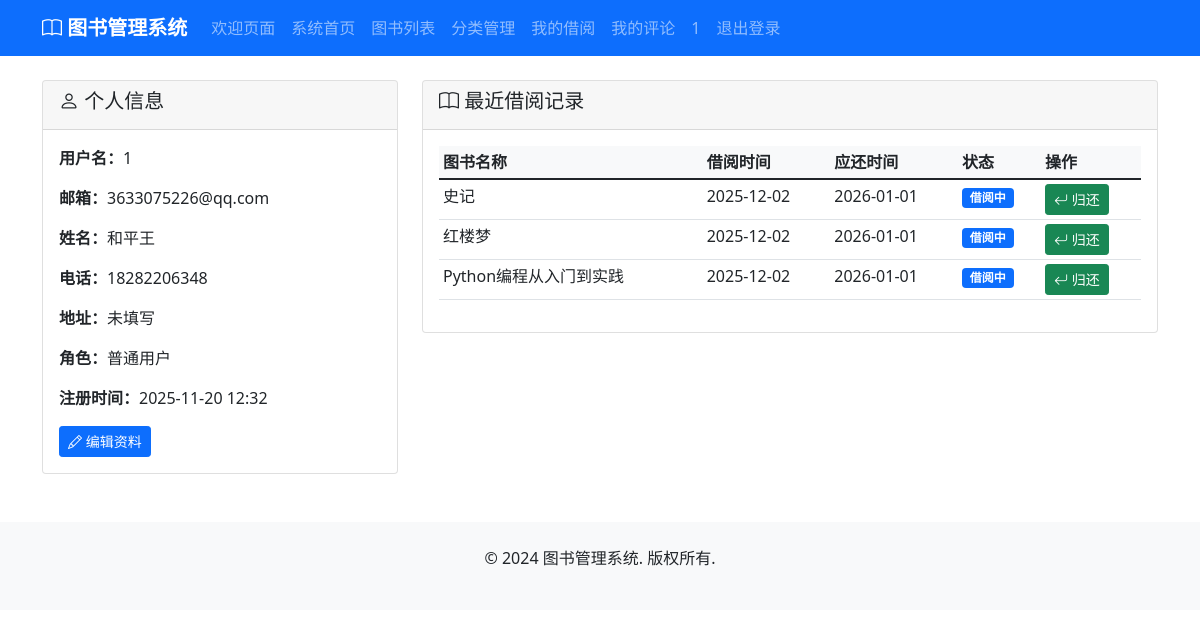
The app's page /accounts/profile/ (signed in) with its own data.
### accounts/models.py (models this page shows, shortened)
class CustomUser(AbstractUser):
    ROLE_CHOICES = [
        ('admin', '管理员'),
        ('user', '普通用户'),
    ]
    role = models.CharField(max_length=10, choices=ROLE_CHOICES, default='user', verbose_name='角色')
    phone = models.CharField(max_length=20, blank=True, null=True, verbose_name='电话')
    address = models.TextField(blank=True, null=True, verbose_name='地址')
    birth_date = models.DateField(blank=True, null=True, verbose_name='出生日期')
    created_at = models.DateTimeField(auto_now_add=True, verbose_name='创建时间')
    updated_at = models.DateTimeField(auto_now=True, verbose_name='更新时间')
    class Meta:
        verbose_name = '用户'
        verbose_name_plural = '用户'
    @property
    def is_admin(self):
        return self.role == 'admin'

### borrowing/models.py (models this page shows, shortened)
class BorrowRecord(models.Model):
    STATUS_CHOICES = [
        ('borrowed', '借阅中'),
        ('returned', '已归还'),
        ('overdue', '逾期'),
    ]
    user = models.ForeignKey(User, on_delete=models.CASCADE, verbose_name='借阅用户')
    book = models.ForeignKey(Book, on_delete=models.CASCADE, verbose_name='借阅图书')
    borrow_date = models.DateTimeField(auto_now_add=True, verbose_name='借阅时间')
    due_date = models.DateTimeField(verbose_name='应还时间')
    return_date = models.DateTimeField(null=True, blank=True, verbose_name='归还时间')
    status = models.CharField(max_length=20, choices=STATUS_CHOICES, default='borrowed', verbose_name='状态')
    notes = models.TextField(blank=True, null=True, verbose_name='备注')
    created_at = models.DateTimeField(auto_now_add=True, verbose_name='创建时间')
    updated_at = models.DateTimeField(auto_now=True, verbose_name='更新时间')
    class Meta:
        verbose_name = '借阅记录'
        verbose_name_plural = '借阅记录'
        ordering = ['-borrow_date']
    @property
    def is_overdue(self):
        from django.utils import timezone
        return self.status == 'borrowed' and timezone.now() > self.due_date

### books/models.py (models this page shows, shortened)
class Book(models.Model):
    STATUS_CHOICES = [
        ('available', '可借阅'),
        ('borrowed', '已借出'),
        ('maintenance', '维护中'),
        ('lost', '丢失'),
    ]
    title = models.CharField(max_length=200, verbose_name='书名')
    author = models.CharField(max_length=100, verbose_name='作者')
    isbn = models.CharField(max_length=20, unique=True, verbose_name='ISBN')
    publisher = models.CharField(max_length=100, blank=True, null=True, verbose_name='出版社')
    publication_date = models.DateField(blank=True, null=True, verbose_name='出版日期')
    category = models.ForeignKey(Category, on_delete=models.SET_NULL, null=True, verbose_name='分类')
    description = models.TextField(blank=True, null=True, verbose_name='描述')
    cover_image = models.ImageField(upload_to='book_covers/', blank=True, null=True, verbose_name='封面图片')
    total_copies = models.PositiveIntegerField(default=1, verbose_name='总册数')
    available_copies = models.PositiveIntegerField(default=1, verbose_name='可借册数')
    location = models.CharField(max_length=50, blank=True, null=True, verbose_name='书架位置')
    status = models.CharField(max_length=20, choices=STATUS_CHOICES, default='available', verbose_name='状态')
    created_at = models.DateTimeField(auto_now_add=True, verbose_name='创建时间')
    updated_at = models.DateTimeField(auto_now=True, verbose_name='更新时间')
    class Meta:
        verbose_name = '图书'
        verbose_name_plural = '图书'

### accounts/views.py (the view)
# urls.py: path('profile/', views.profile, name='profile'),
@login_required
def profile(request):
    borrow_records = BorrowRecord.objects.filter(user=request.user).order_by('-borrow_date')[:10]
    return render(request, 'accounts/profile.html', {
        'borrow_records': borrow_records
    })

### templates/accounts/profile.html (shortened to what this page needs)
{% extends 'base.html' %}
{% block content %}
<div class="row">
    <div class="col-md-4">
        <div class="card">
            <div class="card-header">
                <h5><i class="bi bi-person"></i> 个人信息</h5>
            </div>
            <div class="card-body">
                <p><strong>用户名：</strong>{{ user.username }}</p>
                <p><strong>邮箱：</strong>{{ user.email }}</p>
                <p><strong>姓名：</strong>{{ user.first_name }}{{ user.last_name }}</p>
                <p><strong>电话：</strong>{{ user.phone|default:"未填写" }}</p>
                <p><strong>地址：</strong>{{ user.address|default:"未填写" }}</p>
                <p><strong>角色：</strong>{{ user.get_role_display }}</p>
                <p><strong>注册时间：</strong>{{ user.date_joined|date:"Y-m-d H:i" }}</p>
                <a href="{% url 'accounts:edit_profile' %}" class="btn btn-primary btn-sm">
                    <i class="bi bi-pencil"></i> 编辑资料
                </a>
            </div>
        </div>
    </div>
    <div class="col-md-8">
        <div class="card">
            <div class="card-header">
                <h5><i class="bi bi-book"></i> 最近借阅记录</h5>
            </div>
            <div class="card-body">
                {% if borrow_records %}
                    <div class="table-responsive">
                        <table class="table table-sm">
                            <thead>
                                <tr>
                                    <th>图书名称</th>
                                    <th>借阅时间</th>
                                    <th>应还时间</th>
                                    <th>状态</th>
                                    <th>操作</th>
                                </tr>
                            </thead>
                            <tbody>
                                {% for record in borrow_records %}
                                    <tr>
                                        <td>{{ record.book.title }}</td>
                                        <td>{{ record.borrow_date|date:"Y-m-d" }}</td>
                                        <td>{{ record.due_date|date:"Y-m-d" }}</td>
                                        <td>
                                            <span class="badge
                                                {% if record.status == 'returned' %}bg-success
                                                {% elif record.is_overdue %}bg-danger
                                                {% else %}bg-primary{% endif %}">
                                                {{ record.get_status_display }}
                                            </span>
                                        </td>
                                        <td>
                                            {% if record.status == 'borrowed' %}
                                                <a href="{% url 'borrowing:return_book' record.id %}"
                                                   class="btn btn-success btn-sm">
                                                    <i class="bi bi-arrow-return-left"></i> 归还
                                                </a>
                                            {% endif %}
                                        </td>
                                    </tr>
                                {% endfor %}
                            </tbody>
                        </table>
                    </div>
                {% else %}
                    <p class="text-muted">暂无借阅记录</p>
                {% endif %}
            </div>
        </div>
    </div>
</div>
{% endblock %}

### templates/base.html (shortened to what this page needs)
<!DOCTYPE html>
<html lang="zh-hans">
<head>
    <link href="https://cdn.jsdelivr.net/npm/bootstrap@5.1.3/dist/css/bootstrap.min.css" rel="stylesheet">
    <link href="https://cdn.jsdelivr.net/npm/bootstrap-icons@1.7.2/font/bootstrap-icons.css" rel="stylesheet">
    {% load static %}
    <link rel="stylesheet" href="{% static 'css/style.css' %}">
</head>
<body>
    <nav class="navbar navbar-expand-lg navbar-dark bg-primary">
        <div class="container">
            <a class="navbar-brand" href="{% url 'welcome' %}">
                <i class="bi bi-book"></i> 图书管理系统
            </a>
            <div class="collapse navbar-collapse" id="navbarNav">
                <ul class="navbar-nav">
                    <li class="nav-item active">
                        <a class="nav-link" href="{% url 'welcome' %}">欢迎页面</a>
                    </li>
                    {% if user.is_authenticated %}
                    <li class="nav-item">
                        <a class="nav-link" href="{% url 'home' %}">系统首页</a>
                    </li>
                    {% endif %}
                    <li class="nav-item">
                        <a class="nav-link" href="{% url 'books:book_list' %}">图书列表</a>
                    </li>
                    <li class="nav-item">
                        <a class="nav-link" href="{% url 'categories:category_list' %}">分类管理</a>
                    </li>
                    {% if user.is_authenticated %}
                    <li class="nav-item">
                        <a class="nav-link" href="{% url 'borrowing:my_records' %}">我的借阅</a>
                    </li>
                    <li class="nav-item">
                        <a class="nav-link" href="{% url 'reviews:my_reviews' %}">我的评论</a>
                    </li>
                    {% endif %}
                </ul>
                <ul class="navbar-nav ml-auto">
                    {% if user.is_authenticated %}
                    <li class="nav-item">
                        <span class="nav-link">{{ user.username }}</span>
                    </li>
                    <li class="nav-item">
                        <a class="nav-link" href="{% url 'accounts:logout' %}">退出登录</a>
                    </li>
                    {% endif %}
                </ul>
            </div>
        </div>
    </nav>
    <main class="container mt-4">
        {% block content %}
        {% endblock %}
    </main>
    <footer class="bg-light mt-5 py-4">
        <div class="container text-center">
            <p>&copy; 2024 图书管理系统. 版权所有.</p>
        </div>
    </footer>
</body>
</html>

### static/css/style.css (style rules this page uses)
.navbar-brand { font-weight: bold; }
.table th { background-color: #f8f9fa; }

### records on screen
CustomUser: username "1", email "3633075226@qq.com", first_name "和平", last_name "王", phone "18282206348", address "未填写", role "普通用户", date_joined "2025-11-20 12:32"
BorrowRecord: book "史记", borrow_date "2025-12-02", due_date "2026-01-01", status "借阅中", shows "归还"
BorrowRecord: book "红楼梦", borrow_date "2025-12-02", due_date "2026-01-01", status "借阅中", shows "归还"
BorrowRecord: book "Python编程从入门到实践", borrow_date "2025-12-02", due_date "2026-01-01", status "借阅中", shows "归还"
